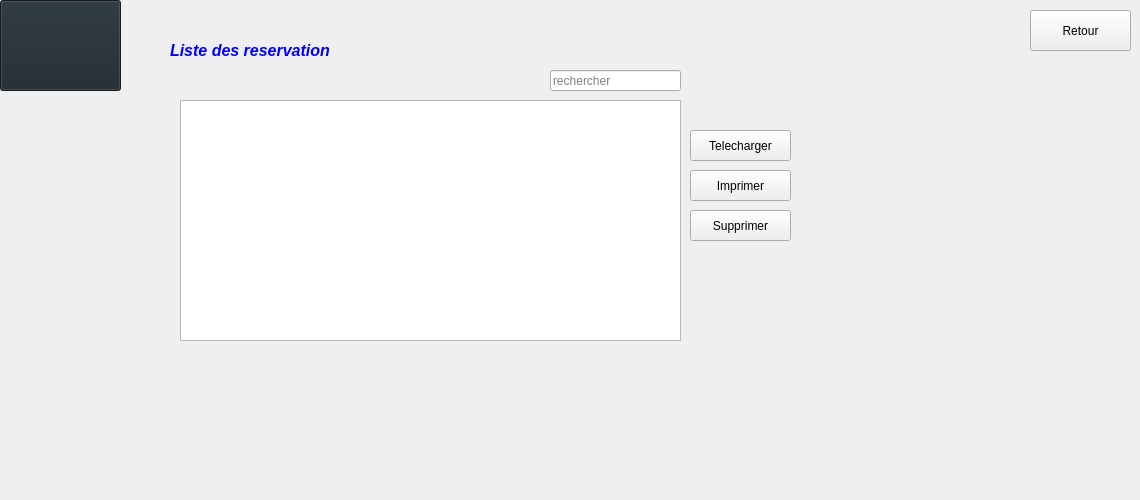
      <widget class="QWidget" name="Affichage_2">
       <attribute name="title">
        <string>Affichage</string>
       </attribute>
       <widget class="QTableView" name="tableView_reservation">
        <property name="geometry">
         <rect>
          <x>180</x>
          <y>100</y>
          <width>501</width>
          <height>241</height>
         </rect>
        </property>
        <property name="styleSheet">
         <string notr="true"> QTableView {
     selection-background-color: qlineargradient(x1: 0, y1: 0, x2: 0.5, y2: 0.5,
                                 stop: 0 #FF92BB, stop: 1 white);
 }
Le widget de coi 
QTableView QTableCornerButton::section {
     background: red;
     border: 2px outset red;
 }</string>
        </property>
       </widget>
       <widget class="QLabel" name="label_28">
        <property name="geometry">
         <rect>
          <x>170</x>
          <y>30</y>
          <width>291</width>
          <height>41</height>
         </rect>
        </property>
        <property name="font">
         <font>
          <pointsize>22</pointsize>
         </font>
        </property>
        <property name="styleSheet">
         <string notr="true"/>
        </property>
        <property name="text">
         <string>&lt;html&gt;&lt;head/&gt;&lt;body&gt;&lt;p&gt;&lt;span style=&quot; font-size:12pt; font-weight:600; font-style:italic; color:#0000ff;&quot;&gt;Liste des reservation&lt;/span&gt;&lt;/p&gt;&lt;/body&gt;&lt;/html&gt;</string>
        </property>
       </widget>
       <widget class="QPushButton" name="supprimer_reservation">
        <property name="geometry">
         <rect>
          <x>690</x>
          <y>210</y>
          <width>101</width>
          <height>31</height>
         </rect>
        </property>
        <property name="styleSheet">
         <string notr="true"/>
        </property>
        <property name="text">
         <string>Supprimer</string>
        </property>
        <property name="icon">
         <iconset resource="Ressources.qrc">
          <normaloff>:/new/images/images/delete.png</normaloff>:/new/images/images/delete.png</iconset>
        </property>
        <property name="iconSize">
         <size>
          <width>20</width>
          <height>20</height>
         </size>
        </property>
       </widget>
       <widget class="QLineEdit" name="recherche">
        <property name="geometry">
         <rect>
          <x>550</x>
          <y>70</y>
          <width>131</width>
          <height>21</height>
         </rect>
        </property>
        <property name="placeholderText">
         <string>rechercher</string>
        </property>
       </widget>
       <widget class="QPushButton" name="retour_2_reservation">
        <property name="geometry">
         <rect>
          <x>1030</x>
          <y>10</y>
          <width>101</width>
          <height>41</height>
         </rect>
        </property>
        <property name="styleSheet">
         <string notr="true"/>
        </property>
        <property name="text">
         <string>Retour</string>
        </property>
        <property name="icon">
         <iconset resource="Ressources.qrc">
          <normaloff>:/new/images/images/return.png</normaloff>:/new/images/images/return.png</iconset>
        </property>
        <property name="iconSize">
         <size>
          <width>30</width>
          <height>30</height>
         </size>
        </property>
       </widget>
       <widget class="QPushButton" name="pushButton_13_reservation">
        <property name="geometry">
         <rect>
          <x>690</x>
          <y>170</y>
          <width>101</width>
          <height>31</height>
         </rect>
        </property>
        <property name="text">
         <string>Imprimer</string>
        </property>
       </widget>
       <widget class="QLabel" name="label_29">
        <property name="geometry">
         <rect>
          <x>210</x>
          <y>370</y>
          <width>381</width>
          <height>121</height>
         </rect>
        </property>
        <property name="font">
         <font>
          <family>Niagara Engraved</family>
          <pointsize>72</pointsize>
         </font>
        </property>
        <property name="text">
         <string/>
        </property>
       </widget>
       <widget class="QPushButton" name="pushButton_16">
        <property name="geometry">
         <rect>
          <x>0</x>
          <y>0</y>
          <width>121</width>
          <height>91</height>
         </rect>
        </property>
        <property name="styleSheet">
         <string notr="true">QPushButton
{
 
    background-color: #1e272e;
    
    border-color: #1e272e;
   
}</string>
        </property>
        <property name="text">
         <string/>
        </property>
        <property name="icon">
         <iconset resource="Ressources.qrc">
          <normaloff>:/new/images/images/Image4.png</normaloff>:/new/images/images/Image4.png</iconset>
        </property>
        <property name="iconSize">
         <size>
          <width>80</width>
          <height>80</height>
         </size>
        </property>
       </widget>
       <widget class="QPushButton" name="pushButton_13_reservation_2">
        <property name="geometry">
         <rect>
          <x>690</x>
          <y>130</y>
          <width>101</width>
          <height>31</height>
         </rect>
        </property>
        <property name="text">
         <string>Telecharger</string>
        </property>
       </widget>
      </widget>
